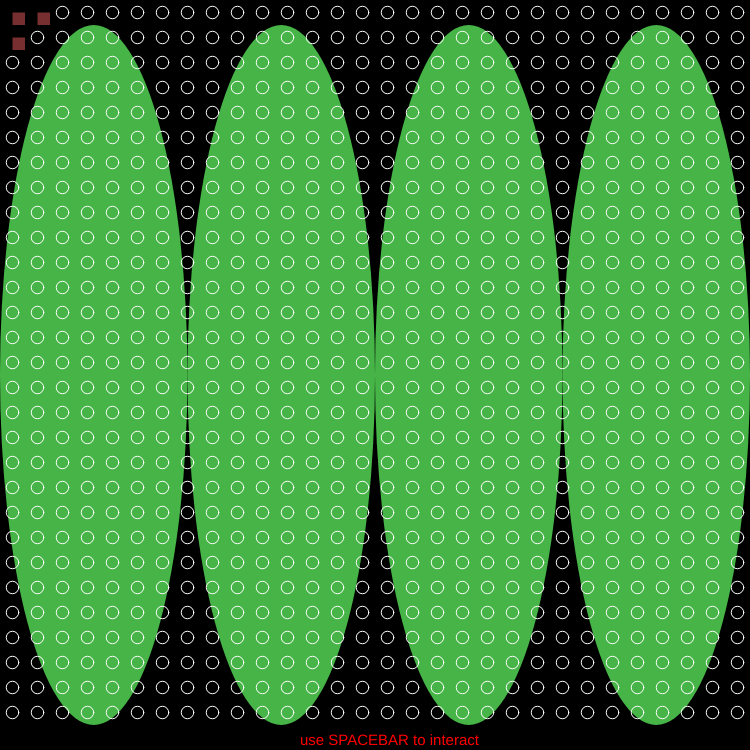
Frame 1 (no input)
Frame 60 (no input): identical to frame 1, image omitted
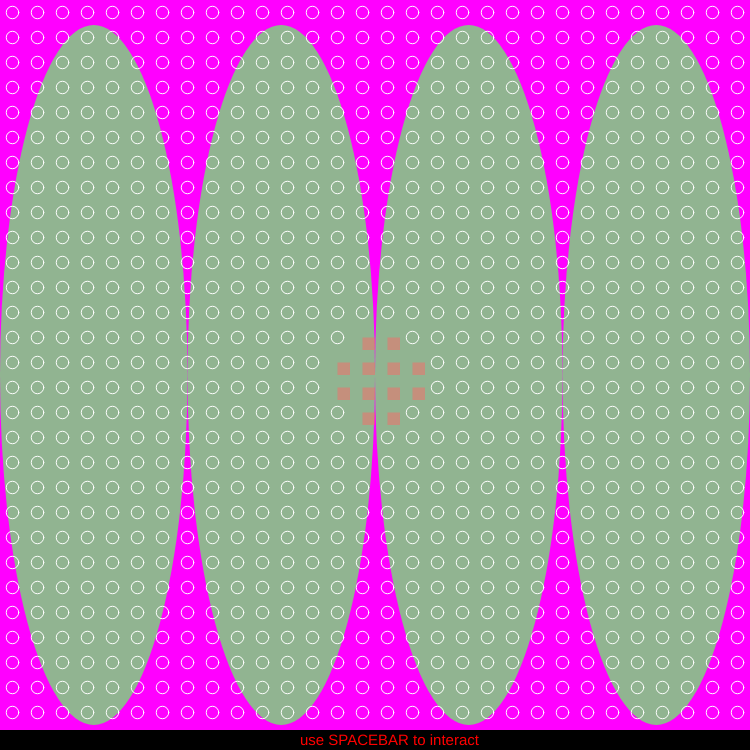
Frame 120 (the mouse pressed at the canvas centre since frame 60)

The p5.js sketch that drew these frames (run headless with seeded random() and noise() and a simulated clock; from frame 60 on, the mouse is pressed at the canvas centre):

// p5.js sketch
// ── sketch.js
// Study 2 - Jan
// Mirrored from OpenProcessing sketch 2901380.
// Original: https://openprocessing.org/sketch/2901380
// License shown on OpenProcessing: CC BY-NC-SA 3.0

let bgEllipses = [];

let gridSize = 30;
let tileSize;

let baseSize = 0.5;     // normal circle size
let hoverRadius = 40;   // mouse hover effect distance

// color variables for SPACEBAR interaction
let hoverR = 255;
let hoverG = 100;
let hoverB = 100;

// ===========================
// Background Ellipse Class
// ===========================
class BackgroundEllipse {
  constructor(xE, yE, wE, hE) {
    this.x = xE;
    this.y = yE;
    this.w = wE;
    this.h = hE;
  }

  display() {
    noStroke();
    fill(hoverB, hoverR, hoverG, 180);
    ellipseMode(CENTER);
    ellipse(this.x, this.y, this.w, this.h);
  }
}

// ===========================
// p5.js setup
// ===========================
function setup() {
  createCanvas(750, 750);
  tileSize = width / gridSize;

  // create 4 background ellipses
  for (let i = 0; i < 4; i++) {
    let x = (i + 0.5) * (width / 4);
    let y = height / 2;
    bgEllipses.push(new BackgroundEllipse(x, y, width / 4, 700));
  }
}

// ===========================
// p5.js draw
// ===========================
function draw() {
  // dynamic background color
  background(mouseX, 0, mouseY);

  // draw background ellipses
  for (let ell of bgEllipses) {
    ell.display();
  }

  // draw 30x30 grid
  for (let gx = 0; gx < gridSize; gx++) {
    for (let gy = 0; gy < gridSize; gy++) {
      let x = gx * tileSize;
      let y = gy * tileSize;
      let cx = x + tileSize / 2;
      let cy = y + tileSize / 2;

      // distance to mouse
      let d = dist(mouseX, mouseY, cx, cy);
      let circleSize = tileSize * baseSize;

      if (d < hoverRadius) {
        circleSize = tileSize * 0.9;
      }

      push();
      translate(cx, cy);

      if (d < hoverRadius) {
        // hover effect: rectangles
        noStroke();
        fill(hoverR, hoverG, hoverB, 120);
        rect(0, 0, tileSize * 0.5, tileSize * 0.5);
      } else {
        // normal circle
        stroke(255);
        noFill();
        ellipse(0, 0, tileSize * 0.5, tileSize * 0.5);
      }

      pop();
    }
  }

  // instructions panel
  noStroke();
  fill(0);
  rect(0, 730, width, 25);

  fill(255, 0, 0);
  textSize(15);
  text("use SPACEBAR to interact", 300, 745);
}

// ===========================
// SPACEBAR interaction
// ===========================
function keyPressed() {
  if (key === ' ') {
    hoverR = random(255);
    hoverG = random(255);
    hoverB = random(255);
    hoverRadius = random(60, 120);
  }
}
